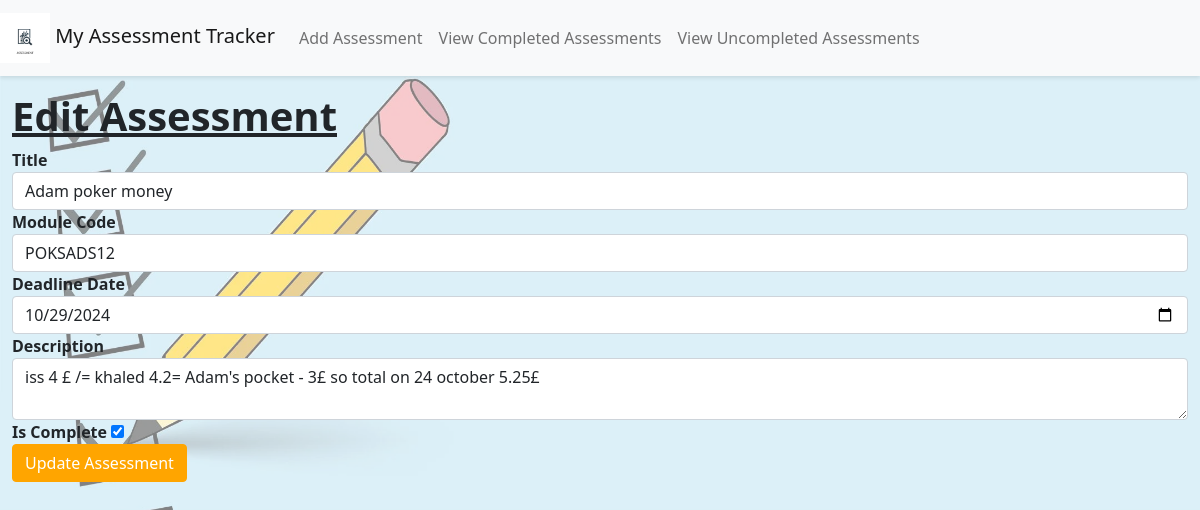
Before: /edit/6 with the older database file.
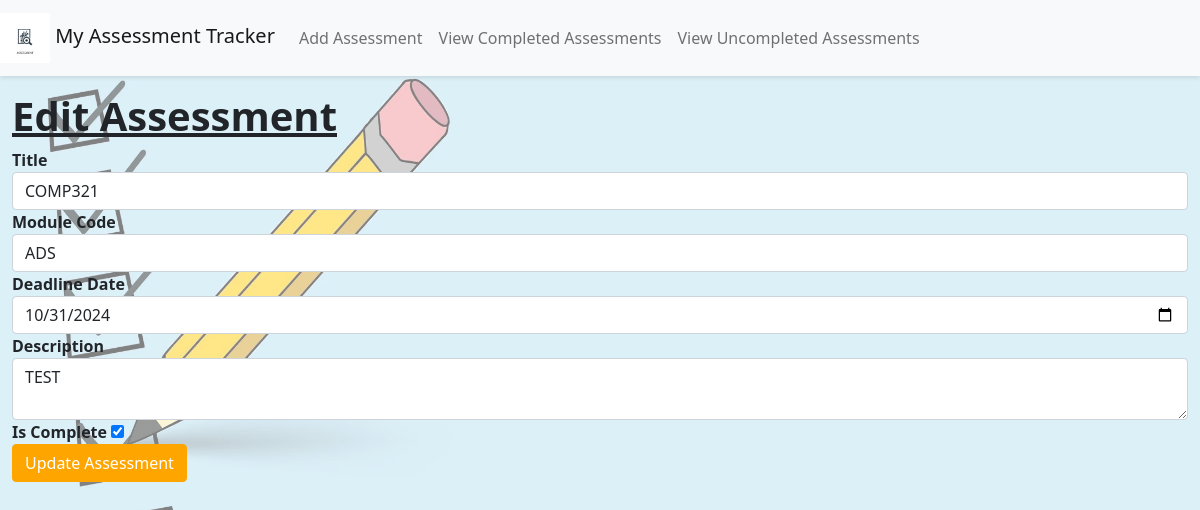
After: the same page with the newer database file.
### app/models.py (models this page shows)
class Assessment(db.Model):
    id = db.Column(db.Integer, primary_key=True)
    title = db.Column(db.String(100), nullable=False)
    module_code = db.Column(db.String(20), nullable=False)
    deadline_date = db.Column(db.DateTime, nullable=False)
    description = db.Column(db.Text, nullable=False)
    is_complete = db.Column(db.Boolean, default=False)

### app/views.py (the view, shortened to what this page needs)
@app.route('/edit/<int:assessment_id>', methods=['GET', 'POST'])
def edit_assessment(assessment_id):
    assessment = Assessment.query.get_or_404(assessment_id)
    form = AssessmentForm(obj=assessment)
    next_page = request.args.get('next', 'index')
    return render_template(
        'edit_assessment.html',
        title='Edit Assessment',
        form=form,
        assessment=assessment
    )

### app/forms.py (shortened to what this page needs)
class AssessmentForm(FlaskForm):
    title = StringField('Title', validators=[DataRequired()])
    module_code = StringField('Module Code', validators=[DataRequired()])
    deadline_date = DateField('Deadline Date', validators=[DataRequired()])
    description = TextAreaField('Description', validators=[DataRequired()])
    is_complete = BooleanField('Is Complete')
    submit = SubmitField('Submit')

### app/templates/edit_assessment.html (shortened to what this page needs)
<!DOCTYPE html>
<html lang="en">
{% extends "base.html" %}
{% block content %}
  <h1>Edit Assessment</h1>
  <form method="post" action="{{ url_for('edit_assessment', assessment_id=assessment.id) }}" aria-labelledby="edit-assessment">
    <div class="form-group">
        <label for="title" aria-label="Assessment Title">{{ form.title.label }}</label>
        {{ form.title(class_="form-control", id="title") }}
    </div>
    <div class="form-group">
        <label for="module_code" aria-label="Module Code">{{ form.module_code.label }}</label>
        {{ form.module_code(class_="form-control", id="module_code") }}
    </div>
    <div class="form-group">
        <label for="deadline_date" aria-label="Deadline Date">{{ form.deadline_date.label }}</label>
        {{ form.deadline_date(class_="form-control", id="deadline_date") }}
    </div>
    <div class="form-group">
        <label for="description" aria-label="Description">{{ form.description.label }}</label>
        {{ form.description(class_="form-control", id="description") }}
    </div>
    <div class="form-group">
        <label for="is_complete" aria-label="Completion Status">{{ form.is_complete.label }}</label>
        {{ form.is_complete(id="is_complete") }}
    </div>
    <button type="submit" class="btn btn-primary">Update Assessment</button>
  </form>
{% endblock %}

Changed rows visible on the page:
changed Assessment: title "Adam poker money" → "COMP321"; module_code "POKSADS12" → "ADS"; deadline_date "10/29/2024" → "10/31/2024"; description "iss 4 £ /= khaled 4.2= Adam's pocket - 3£ so total on 24 october 5.25£" → "TEST"
